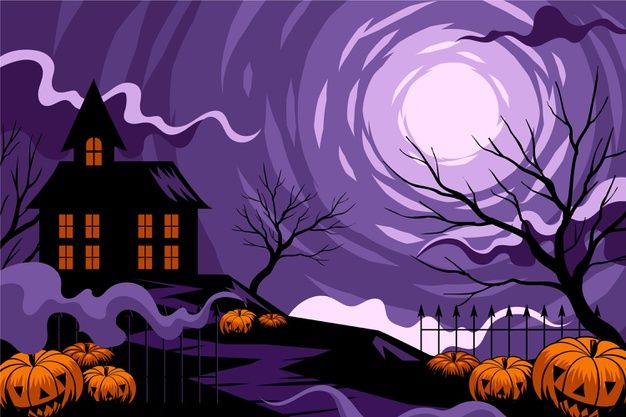
#> input picture Fondo de Halloween con casa _ Vector Premium.jpg, 626 x 417 px
$ python build_accurate_svg.py
#> lines starting #> are read from the running program, lines starting #| are printed output that depends on the picture; after the words box and inside, x2 and y2 are one past the last pixel; in counts of white or black regions, pixels touching at a corner belong together
import cv2
import numpy as np

def build_svg():
    img = cv2.imread('Fondo de Halloween con casa _ Vector Premium.jpg')
#> img is the input picture: shape (417, 626, 3); mean B, G, R 109, 66.1, 97.4
    h, w = img.shape[:2]
#> h = 417; w = 626

    # Smooth slightly to eliminate jpeg noise while preserving edges
    smooth = cv2.bilateralFilter(img, d=5, sigmaColor=30, sigmaSpace=30)

    # Segment colors using K-Means with 16 distinct clusters
    data = np.float32(smooth.reshape((-1, 3)))
    criteria = (cv2.TERM_CRITERIA_EPS + cv2.TERM_CRITERIA_MAX_ITER, 30, 0.5)
    K = 16
    ret, label, center = cv2.kmeans(data, K, None, criteria, 15, cv2.KMEANS_PP_CENTERS)
#> ret = 21689498.7; center = 16 rows, first 8: [253.4, 223.6, 253.1], [2.76, 10.12, 58.96], [125.3, 58.74, 89.3], [47.48, 118.8, 214.7], [232.8, 170, 210.4], [158.4, 85.45, 118.9], [51.83, 15.75, 34.3], [3.16, 1.03, 3.32]
    center = np.uint8(center)
#> center = 16 rows, first 8: [253, 223, 253], [2, 10, 58], [125, 58, 89], [47, 118, 214], [232, 169, 210], [158, 85, 118], [51, 15, 34], [3, 1, 3]
    labels = label.reshape((h, w))
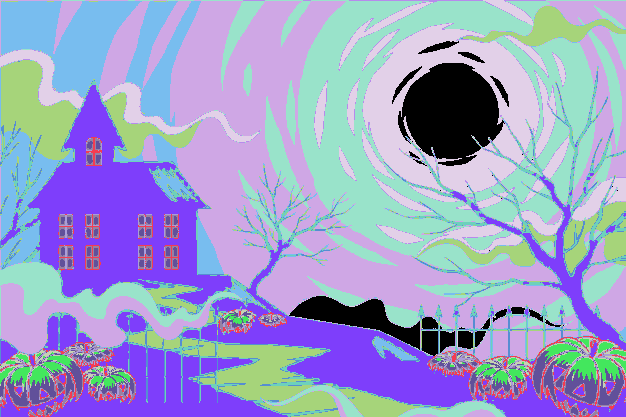
#> labels: shape (417, 626) int32; 16 distinct labels, from 0 to 15; one colour per label, 0 black

    clusters = []
    for idx, bgr in enumerate(center):
        b, g, r = int(bgr[0]), int(bgr[1]), int(bgr[2])
        hex_col = f'#{r:02x}{g:02x}{b:02x}'
        lum = 0.299 * r + 0.587 * g + 0.114 * b
        is_orange = (r > 140) and (r > b + 40)
        is_black = (r < 25 and g < 25 and b < 25)
        clusters.append({
            'idx': idx,
            'bgr': (b, g, r),
            'hex': hex_col,
            'lum': lum,
            'is_orange': is_orange,
            'is_black': is_black,
            'count': np.sum(labels == idx)
        })
#> this loop made 16 passes
#> (b, g, r, hex_col, lum, is_orange, is_black) on passes 1 to 12: (253, 223, 253, '#fddffd', 235.4, False, False), (2, 10, 58, '#3a0a02', 23.44, False, False), (125, 58, 89, '#593a7d', 74.91, False, False), (47, 118, 214, '#d6762f', 138.6, True, False), (232, 169, 210, '#d2a9e8', 188.4, False, False), (158, 85, 118, '#76559e', 103.2, False, False), (51, 15, 34, '#220f33', 24.79, False, False), (3, 1, 3, '#030103', 1.83, False, True), (99, 39, 71, '#472763', 55.41, False, False), (33, 73, 154, '#9a4921', 92.66, True, False), (9, 37, 111, '#6f2509', 55.93, False, False), (81, 21, 56, '#381551', 38.3, False, False)
#> after the loop, clusters = 16 items

    # Group and layer order
    sky_swirls = [c for c in clusters if not c['is_black'] and not c['is_orange'] and c['lum'] < 190]
#> sky_swirls = 10 items
    sky_swirls.sort(key=lambda x: x['lum'])

    moon_layers = [c for c in clusters if not c['is_black'] and not c['is_orange'] and c['lum'] >= 190]
#> moon_layers = 1 item
    moon_layers.sort(key=lambda x: x['lum'])

    orange_layers = [c for c in clusters if c['is_orange']]
#> orange_layers = 4 items
    orange_layers.sort(key=lambda x: x['lum'])

    black_layers = [c for c in clusters if c['is_black']]
#> black_layers = 1 item

    # Layer stack order
    ordered = sky_swirls + moon_layers + orange_layers + black_layers
#> ordered = 16 items

    svg_defs = '''  <defs>
    <filter id="moonGlow" x="-20%" y="-20%" width="140%" height="140%">
      <feGaussianBlur stdDeviation="4" result="blur" />
      <feComposite in="SourceGraphic" in2="blur" operator="over" />
    </filter>
  </defs>'''

    svg_elements = []

    # Base background rect in darkest sky purple
    base_color = sky_swirls[0]['hex'] if sky_swirls else '#371550'
#> base_color = '#0e0219'
    svg_elements.append(f'  <rect width="{w}" height="{h}" fill="{base_color}" />')

    for c in ordered:
        idx = c['idx']
        color = c['hex']
        if c['is_black']:
            color = '#0D0D0D'

        mask = np.uint8(labels == idx) * 255

        # Clean mask
        kernel = cv2.getStructuringElement(cv2.MORPH_RECT, (2, 2))
        mask = cv2.morphologyEx(mask, cv2.MORPH_OPEN, kernel)

        contours, hierarchy = cv2.findContours(mask, cv2.RETR_CCOMP, cv2.CHAIN_APPROX_TC89_KCOS)
        if hierarchy is None:
            continue

        path_list = []
        for i, cnt in enumerate(contours):
            if cv2.contourArea(cnt) < 3:
                continue
            # Epsilon for curve approximation
            approx = cv2.approxPolyDP(cnt, 0.45, True)
            if len(approx) < 3:
                continue
            pts = approx.reshape(-1, 2)
            d = f"M {pts[0][0]},{pts[0][1]} " + " ".join([f"L {p[0]},{p[1]}" for p in pts[1:]]) + " Z"
            path_list.append(d)

        if path_list:
            combined = " ".join(path_list)
            stroke = ' stroke="#0D0D0D" stroke-width="0.8" stroke-linejoin="round"' if c['is_black'] else ''
            svg_elements.append(f'  <path d="{combined}" fill="{color}" fill-rule="evenodd"{stroke} />')
#> this loop made 16 passes
#> idx on passes 1, 2, 3, 4, 5, 7: 15, 1, 6, 11, 8, 2
#> pass 1, in build_svg, `mask = np.uint8(labels == idx) * 255`:
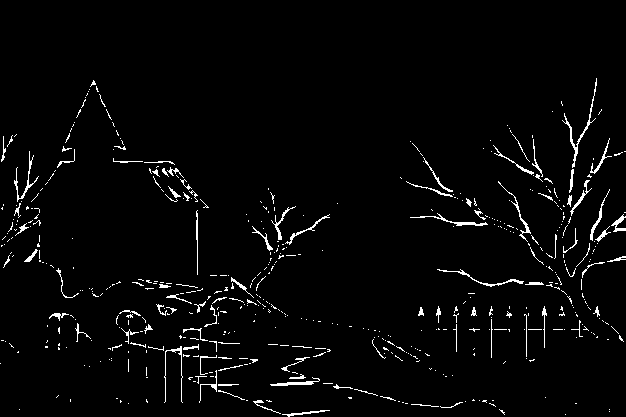
#> mask: shape (417, 626); 2.8% white in thin lines or dots, all inside (x1, y1, x2, y2) = (0, 78, 626, 417)
#> pass 1, in build_svg, `mask = cv2.morphologyEx(mask, cv2.MORPH_OPEN, kernel)`:
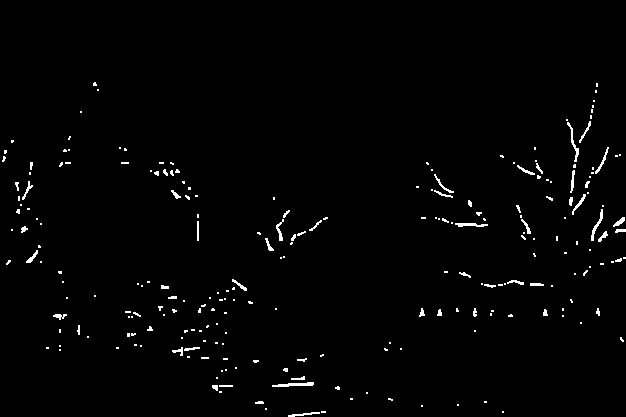
#> mask: shape (417, 626); 1.4% white in thin lines or dots, all inside (x1, y1, x2, y2) = (2, 82, 626, 417)
#> pass 2, in build_svg, `mask = np.uint8(labels == idx) * 255`:
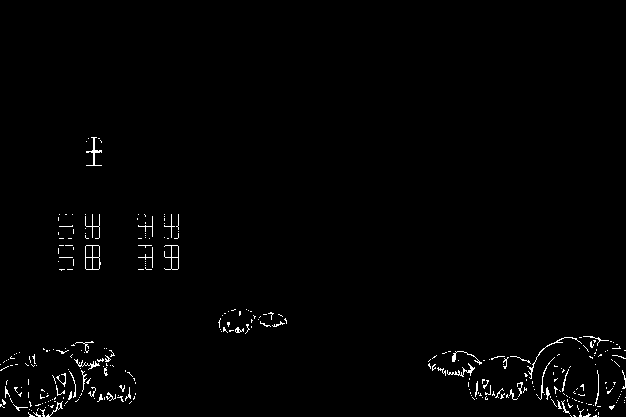
#> mask: shape (417, 626); 1.2% white in thin lines or dots, all inside (x1, y1, x2, y2) = (0, 137, 626, 417)
#> pass 2, in build_svg, `mask = cv2.morphologyEx(mask, cv2.MORPH_OPEN, kernel)`:
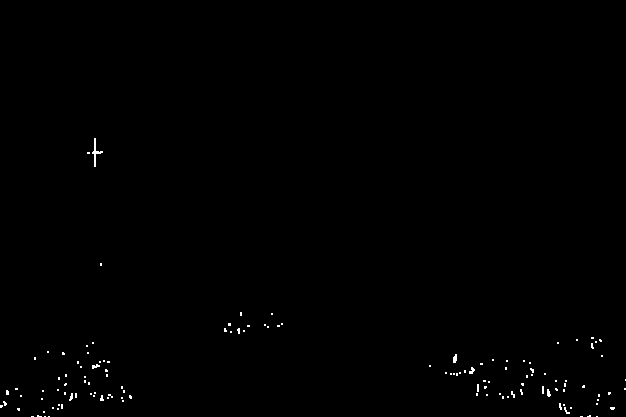
#> mask: shape (417, 626); 0.37% white in thin lines or dots, all inside (x1, y1, x2, y2) = (0, 138, 626, 417)
#> after the loop:
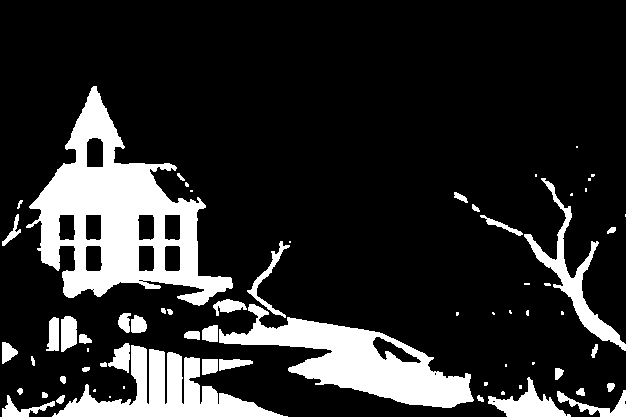
#> mask: shape (417, 626); 16.9% white; 67 white regions (26 under 20 px), largest, box (x1, y1, x2, y2) and area: (26, 86, 233, 306) 17591, (219, 304, 474, 408) 9945, (52, 345, 288, 417) 6605
#> after the loop, svg_elements = 17 items

    # SHARPENING OVERLAY FOR KEY ELEMENTS:
    # 1. House Windows: Crisp orthogonal glowing window panes with black mullion crosses
    windows_svg = '''  <!-- Sharpened Architectural Windows -->
  <g id="sharpened-windows">
    <!-- Tower Window (Arched 2x2) -->
    <path d="M 87,143 Q 94,136 101,143 L 101,164 L 87,164 Z" fill="#E67418" stroke="#0D0D0D" stroke-width="1.2" />
    <line x1="94" y1="138" x2="94" y2="164" stroke="#0D0D0D" stroke-width="1" />
    <line x1="87" y1="151" x2="101" y2="151" stroke="#0D0D0D" stroke-width="1" />

    <!-- 2nd Floor Windows (4 double windows with clean orthogonal frames) -->
    <rect x="60" y="215" width="12" height="22" rx="1" fill="#E67418" stroke="#0D0D0D" stroke-width="1.2" />
    <line x1="66" y1="215" x2="66" y2="237" stroke="#0D0D0D" stroke-width="1" />
    <line x1="60" y1="226" x2="72" y2="226" stroke="#0D0D0D" stroke-width="1" />

    <rect x="86" y="215" width="13" height="22" rx="1" fill="#E67418" stroke="#0D0D0D" stroke-width="1.2" />
    <line x1="92" y1="215" x2="92" y2="237" stroke="#0D0D0D" stroke-width="1" />
    <line x1="86" y1="226" x2="99" y2="226" stroke="#0D0D0D" stroke-width="1" />

    <rect x="139" y="215" width="12" height="22" rx="1" fill="#E67418" stroke="#0D0D0D" stroke-width="1.2" />
    <line x1="145" y1="215" x2="145" y2="237" stroke="#0D0D0D" stroke-width="1" />
    <line x1="139" y1="226" x2="151" y2="226" stroke="#0D0D0D" stroke-width="1" />

    <rect x="165" y="215" width="13" height="22" rx="1" fill="#E67418" stroke="#0D0D0D" stroke-width="1.2" />
    <line x1="171" y1="215" x2="171" y2="237" stroke="#0D0D0D" stroke-width="1" />
    <line x1="165" y1="226" x2="178" y2="226" stroke="#0D0D0D" stroke-width="1" />

    <!-- 1st Floor Windows (4 double windows) -->
    <rect x="60" y="246" width="12" height="22" rx="1" fill="#E67418" stroke="#0D0D0D" stroke-width="1.2" />
    <line x1="66" y1="246" x2="66" y2="268" stroke="#0D0D0D" stroke-width="1" />
    <line x1="60" y1="257" x2="72" y2="257" stroke="#0D0D0D" stroke-width="1" />

    <rect x="86" y="246" width="13" height="22" rx="1" fill="#E67418" stroke="#0D0D0D" stroke-width="1.2" />
    <line x1="92" y1="246" x2="92" y2="268" stroke="#0D0D0D" stroke-width="1" />
    <line x1="86" y1="257" x2="99" y2="257" stroke="#0D0D0D" stroke-width="1" />

    <rect x="139" y="246" width="12" height="22" rx="1" fill="#E67418" stroke="#0D0D0D" stroke-width="1.2" />
    <line x1="145" y1="246" x2="145" y2="268" stroke="#0D0D0D" stroke-width="1" />
    <line x1="139" y1="257" x2="151" y2="257" stroke="#0D0D0D" stroke-width="1" />

    <rect x="165" y="246" width="13" height="22" rx="1" fill="#E67418" stroke="#0D0D0D" stroke-width="1.2" />
    <line x1="171" y1="246" x2="171" y2="268" stroke="#0D0D0D" stroke-width="1" />
    <line x1="165" y1="257" x2="178" y2="257" stroke="#0D0D0D" stroke-width="1" />
  </g>'''
    svg_elements.append(windows_svg)

    # 2. Fence Sharpening: Crisp rails and symmetrical spearhead pickets
    fence_svg = '''  <!-- Sharpened Gothic Fence -->
  <g id="sharpened-fence" stroke="#0D0D0D" stroke-linecap="round" fill="none">
    <!-- Horizontal Rails -->
    <line x1="418" y1="324" x2="590" y2="324" stroke-width="1.8" />
    <line x1="418" y1="344" x2="590" y2="344" stroke-width="1.8" />

    <!-- Vertical Spearhead Pickets -->
    <!-- picket 1 -->
    <path d="M 420,355 L 420,314 L 421.5,308 L 423,314 L 423,355" stroke-width="1.4" fill="#0D0D0D" />
    <path d="M 436,355 L 436,312 L 437.5,306 L 439,312 L 439,355" stroke-width="1.4" fill="#0D0D0D" />
    <path d="M 454,355 L 454,310 L 455.5,304 L 457,310 L 457,355" stroke-width="1.4" fill="#0D0D0D" />
    <path d="M 472,355 L 472,312 L 473.5,306 L 475,312 L 475,355" stroke-width="1.4" fill="#0D0D0D" />
    <path d="M 490,355 L 490,314 L 491.5,308 L 493,314 L 493,355" stroke-width="1.4" fill="#0D0D0D" />
    <path d="M 508,355 L 508,312 L 509.5,306 L 511,312 L 511,355" stroke-width="1.4" fill="#0D0D0D" />
    <path d="M 526,355 L 526,310 L 527.5,304 L 529,310 L 529,355" stroke-width="1.4" fill="#0D0D0D" />
    <path d="M 544,355 L 544,312 L 545.5,306 L 547,312 L 547,355" stroke-width="1.4" fill="#0D0D0D" />
    <path d="M 562,355 L 562,314 L 563.5,308 L 565,314 L 565,355" stroke-width="1.4" fill="#0D0D0D" />
    <path d="M 580,355 L 580,312 L 581.5,306 L 583,312 L 583,355" stroke-width="1.4" fill="#0D0D0D" />
  </g>'''
    svg_elements.append(fence_svg)

    header = f'<svg viewBox="0 0 {w} {h}" preserveAspectRatio="xMidYMid slice" xmlns="http://www.w3.org/2000/svg">\n{svg_defs}\n'
    footer = '</svg>\n'

    full_svg = header + "\n".join(svg_elements) + "\n" + footer

    with open('frontend/public/correction-landscape.svg', 'w', encoding='utf-8') as f:
        f.write(full_svg)

    print(f"Successfully generated accurate vector SVG! Size: {len(full_svg)} bytes.")
#| Successfully generated accurate vector SVG! Size: 76509 bytes.

if __name__ == '__main__':
    build_svg()
